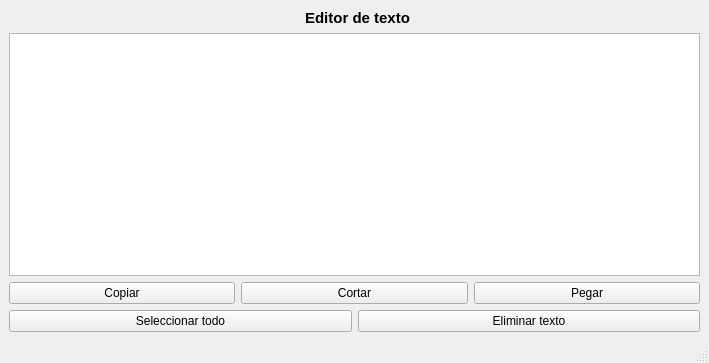
<?xml version="1.0" encoding="UTF-8"?>
<ui version="4.0">
 <class>MainWindow</class>
 <widget class="QMainWindow" name="MainWindow">
  <property name="geometry">
   <rect>
    <x>0</x>
    <y>0</y>
    <width>709</width>
    <height>363</height>
   </rect>
  </property>
  <property name="windowTitle">
   <string>MainWindow</string>
  </property>
  <widget class="QWidget" name="centralwidget">
   <layout class="QFormLayout" name="formLayout_2">
    <item row="0" column="0">
     <layout class="QFormLayout" name="formLayout"/>
    </item>
    <item row="1" column="0" colspan="2">
     <widget class="QTextEdit" name="textEdit"/>
    </item>
    <item row="2" column="0" colspan="2">
     <layout class="QHBoxLayout" name="horizontalLayout">
      <item>
       <widget class="QPushButton" name="pushButton_2">
        <property name="text">
         <string>Copiar</string>
        </property>
       </widget>
      </item>
      <item>
       <widget class="QPushButton" name="pushButton_3">
        <property name="text">
         <string>Cortar</string>
        </property>
       </widget>
      </item>
      <item>
       <widget class="QPushButton" name="pushButton">
        <property name="text">
         <string>Pegar</string>
        </property>
       </widget>
      </item>
     </layout>
    </item>
    <item row="3" column="0" colspan="2">
     <layout class="QHBoxLayout" name="horizontalLayout_2">
      <item>
       <widget class="QPushButton" name="pushButton_5">
        <property name="text">
         <string>Seleccionar todo</string>
        </property>
       </widget>
      </item>
      <item>
       <widget class="QPushButton" name="pushButton_4">
        <property name="text">
         <string>Eliminar texto</string>
        </property>
       </widget>
      </item>
     </layout>
    </item>
    <item row="0" column="1">
     <widget class="QLabel" name="label">
      <property name="font">
       <font>
        <pointsize>11</pointsize>
        <weight>75</weight>
        <bold>true</bold>
       </font>
      </property>
      <property name="text">
       <string>Editor de texto</string>
      </property>
      <property name="alignment">
       <set>Qt::AlignCenter</set>
      </property>
     </widget>
    </item>
   </layout>
  </widget>
  <widget class="QMenuBar" name="menubar">
   <property name="geometry">
    <rect>
     <x>0</x>
     <y>0</y>
     <width>709</width>
     <height>26</height>
    </rect>
   </property>
  </widget>
  <widget class="QStatusBar" name="statusbar"/>
 </widget>
 <resources/>
 <connections>
  <connection>
   <sender>pushButton_2</sender>
   <signal>clicked()</signal>
   <receiver>textEdit</receiver>
   <slot>copy()</slot>
   <hints>
    <hint type="sourcelabel">
     <x>126</x>
     <y>276</y>
    </hint>
    <hint type="destinationlabel">
     <x>134</x>
     <y>180</y>
    </hint>
   </hints>
  </connection>
  <connection>
   <sender>pushButton_3</sender>
   <signal>clicked()</signal>
   <receiver>textEdit</receiver>
   <slot>cut()</slot>
   <hints>
    <hint type="sourcelabel">
     <x>357</x>
     <y>273</y>
    </hint>
    <hint type="destinationlabel">
     <x>357</x>
     <y>213</y>
    </hint>
   </hints>
  </connection>
  <connection>
   <sender>pushButton</sender>
   <signal>clicked()</signal>
   <receiver>textEdit</receiver>
   <slot>paste()</slot>
   <hints>
    <hint type="sourcelabel">
     <x>589</x>
     <y>268</y>
    </hint>
    <hint type="destinationlabel">
     <x>561</x>
     <y>193</y>
    </hint>
   </hints>
  </connection>
  <connection>
   <sender>pushButton_5</sender>
   <signal>clicked()</signal>
   <receiver>textEdit</receiver>
   <slot>selectAll()</slot>
   <hints>
    <hint type="sourcelabel">
     <x>275</x>
     <y>305</y>
    </hint>
    <hint type="destinationlabel">
     <x>277</x>
     <y>209</y>
    </hint>
   </hints>
  </connection>
  <connection>
   <sender>pushButton_4</sender>
   <signal>clicked()</signal>
   <receiver>textEdit</receiver>
   <slot>clear()</slot>
   <hints>
    <hint type="sourcelabel">
     <x>509</x>
     <y>310</y>
    </hint>
    <hint type="destinationlabel">
     <x>476</x>
     <y>217</y>
    </hint>
   </hints>
  </connection>
 </connections>
</ui>
